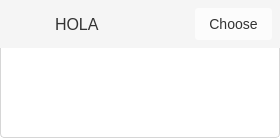
<?xml version="1.0" encoding="UTF-8"?>
<ui version="4.0">
 <class>StalledIssueChooseWidget</class>
 <widget class="QWidget" name="StalledIssueChooseWidget">
  <property name="geometry">
   <rect>
    <x>0</x>
    <y>0</y>
    <width>280</width>
    <height>138</height>
   </rect>
  </property>
  <property name="styleSheet">
   <string notr="true">#StalledIssueChooseWidget
{
   background-color: transparent;
   border: 1px solid #D6D6D6; 
   border-radius: 4px;
}

#chooseTitle
{
   background-color: #F5F5F5;
}

#chooseTitle QLabel
{
   font-size: 16px;
   color: #333333;
}

#fileNameText
{
   font-weight: bold;
}

#chooseButton
{
   font-size:14px;
   background-color: #FCFCFC;
   color: #333333;
   border-radius:3px;
   border: 1px; 
   border-color:  rgba(0, 0, 0,13);
}</string>
  </property>
  <layout class="QVBoxLayout" name="verticalLayout">
   <property name="spacing">
    <number>0</number>
   </property>
   <property name="leftMargin">
    <number>0</number>
   </property>
   <property name="topMargin">
    <number>0</number>
   </property>
   <property name="rightMargin">
    <number>0</number>
   </property>
   <property name="bottomMargin">
    <number>0</number>
   </property>
   <item>
    <widget class="QWidget" name="chooseTitle" native="true">
     <property name="sizePolicy">
      <sizepolicy hsizetype="Expanding" vsizetype="Fixed">
       <horstretch>0</horstretch>
       <verstretch>0</verstretch>
      </sizepolicy>
     </property>
     <property name="minimumSize">
      <size>
       <width>0</width>
       <height>48</height>
      </size>
     </property>
     <property name="maximumSize">
      <size>
       <width>16777215</width>
       <height>48</height>
      </size>
     </property>
     <layout class="QHBoxLayout" name="horizontalLayout">
      <property name="spacing">
       <number>0</number>
      </property>
      <property name="leftMargin">
       <number>55</number>
      </property>
      <property name="topMargin">
       <number>0</number>
      </property>
      <property name="rightMargin">
       <number>8</number>
      </property>
      <property name="bottomMargin">
       <number>0</number>
      </property>
      <item>
       <widget class="QLabel" name="titleLabel">
        <property name="text">
         <string>HOLA</string>
        </property>
       </widget>
      </item>
      <item>
       <spacer name="horizontalSpacer">
        <property name="orientation">
         <enum>Qt::Horizontal</enum>
        </property>
        <property name="sizeHint" stdset="0">
         <size>
          <width>40</width>
          <height>20</height>
         </size>
        </property>
       </spacer>
      </item>
      <item>
       <widget class="QPushButton" name="chooseButton">
        <property name="sizePolicy">
         <sizepolicy hsizetype="Fixed" vsizetype="Fixed">
          <horstretch>0</horstretch>
          <verstretch>0</verstretch>
         </sizepolicy>
        </property>
        <property name="minimumSize">
         <size>
          <width>77</width>
          <height>32</height>
         </size>
        </property>
        <property name="maximumSize">
         <size>
          <width>77</width>
          <height>32</height>
         </size>
        </property>
        <property name="cursor">
         <cursorShape>PointingHandCursor</cursorShape>
        </property>
        <property name="text">
         <string>Choose</string>
        </property>
       </widget>
      </item>
     </layout>
    </widget>
   </item>
   <item alignment="Qt::AlignTop">
    <widget class="QWidget" name="fileNameContainer" native="true">
     <layout class="QHBoxLayout" name="horizontalLayout_2">
      <property name="leftMargin">
       <number>55</number>
      </property>
      <item>
       <widget class="QLabel" name="fileTypeIcon">
        <property name="sizePolicy">
         <sizepolicy hsizetype="Fixed" vsizetype="Fixed">
          <horstretch>0</horstretch>
          <verstretch>0</verstretch>
         </sizepolicy>
        </property>
        <property name="minimumSize">
         <size>
          <width>24</width>
          <height>24</height>
         </size>
        </property>
        <property name="maximumSize">
         <size>
          <width>24</width>
          <height>24</height>
         </size>
        </property>
        <property name="text">
         <string/>
        </property>
       </widget>
      </item>
      <item>
       <widget class="QLabel" name="fileNameText">
        <property name="sizePolicy">
         <sizepolicy hsizetype="Preferred" vsizetype="Preferred">
          <horstretch>0</horstretch>
          <verstretch>0</verstretch>
         </sizepolicy>
        </property>
        <property name="text">
         <string/>
        </property>
       </widget>
      </item>
      <item>
       <widget class="QLabel" name="fileSize">
        <property name="text">
         <string/>
        </property>
       </widget>
      </item>
      <item>
       <spacer name="horizontalSpacer_2">
        <property name="orientation">
         <enum>Qt::Horizontal</enum>
        </property>
        <property name="sizeHint" stdset="0">
         <size>
          <width>0</width>
          <height>0</height>
         </size>
        </property>
       </spacer>
      </item>
     </layout>
    </widget>
   </item>
   <item alignment="Qt::AlignTop">
    <widget class="StalledIssueFilePath" name="LocalPath" native="true"/>
   </item>
   <item alignment="Qt::AlignTop">
    <widget class="StalledIssueFilePath" name="CloudPath" native="true"/>
   </item>
   <item>
    <spacer name="verticalSpacer">
     <property name="orientation">
      <enum>Qt::Vertical</enum>
     </property>
     <property name="sizeHint" stdset="0">
      <size>
       <width>0</width>
       <height>0</height>
      </size>
     </property>
    </spacer>
   </item>
  </layout>
 </widget>
 <customwidgets>
  <customwidget>
   <class>StalledIssueFilePath</class>
   <extends>QWidget</extends>
   <header>stalledissuefilepath.h</header>
   <container>1</container>
  </customwidget>
 </customwidgets>
 <resources/>
 <connections/>
</ui>
